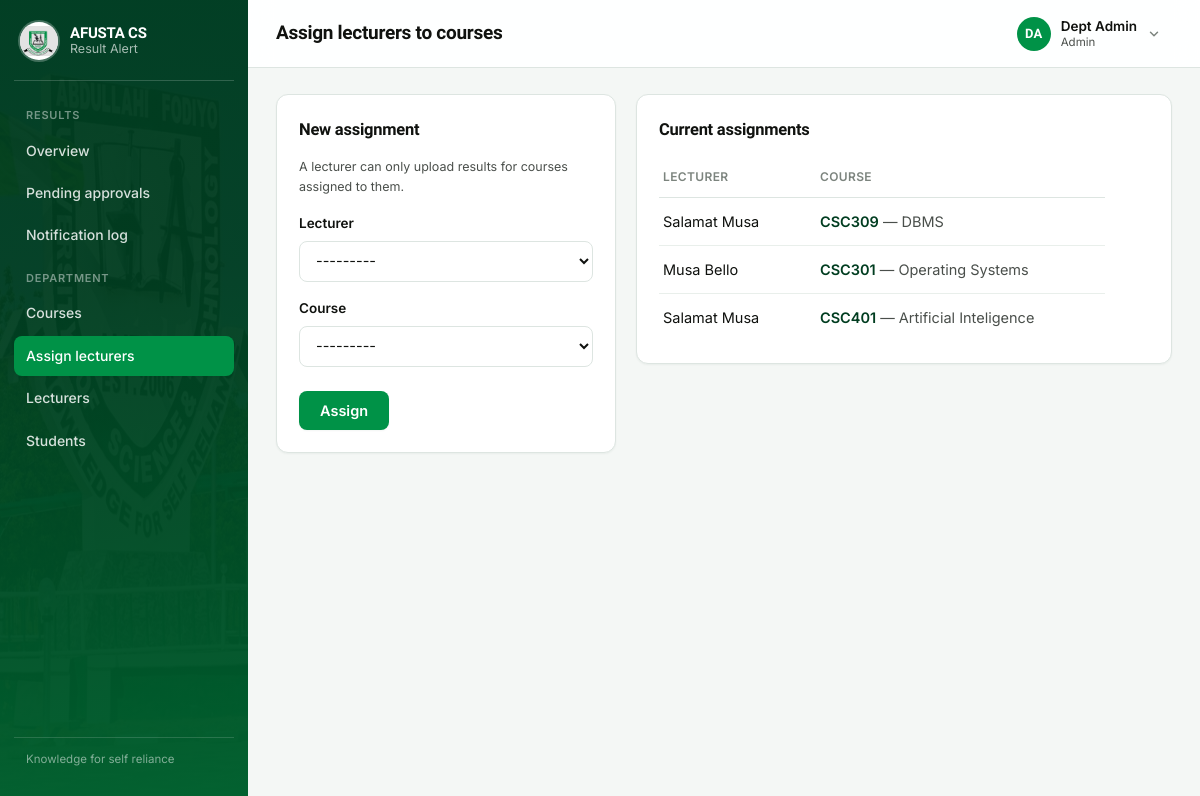
The app's page /admin-portal/assign-lecturer/ (signed in) with its own data.
### accounts/models.py (models this page shows)
class User(AbstractUser):
    class Role(models.TextChoices):
        STUDENT = 'student', 'Student'
        LECTURER = 'lecturer', 'Lecturer'
        ADMIN = 'admin', 'Admin'
    role = models.CharField(max_length=10, choices=Role.choices)
    phone = models.CharField(
        max_length=20,
        help_text='Include country code where possible, e.g. +2348012345678',
    )
    def __str__(self):
        return f'{self.get_full_name() or self.username} ({self.role})'
    @property
    def initials(self):
        letters = ''.join(part[0] for part in (self.first_name, self.last_name) if part)
        return (letters or self.username[:2]).upper()

### academics/models.py (models this page shows, shortened)
class LecturerCourse(models.Model):
    lecturer = models.ForeignKey(
        settings.AUTH_USER_MODEL, on_delete=models.CASCADE, related_name='assigned_courses',
        limit_choices_to={'role': 'lecturer'},
    )
    course = models.ForeignKey(Course, on_delete=models.CASCADE, related_name='assigned_lecturers')
    class Meta:
        unique_together = ('lecturer', 'course')

class Course(models.Model):
    course_code = models.CharField(max_length=10, unique=True)
    title = models.CharField(max_length=150)
    unit = models.PositiveSmallIntegerField(default=3)
    level = models.CharField(max_length=3, default='100')
    class Meta:
        ordering = ['course_code']
    def __str__(self):
        return f'{self.course_code} - {self.title}'

### academics/views.py (the view)
# urls.py: path('admin-portal/assign-lecturer/', views.assign_lecturer, name='assign_lecturer'),
@role_required('admin')
def assign_lecturer(request):
    if request.method == 'POST':
        form = AssignLecturerForm(request.POST)
        if form.is_valid():
            form.save()
            messages.success(request, 'Lecturer assigned to course.')
            return redirect('academics:assign_lecturer')
    else:
        form = AssignLecturerForm()
    return render(request, 'academics/assign_lecturer.html', {
        'form': form, 'assignments': LecturerCourse.objects.select_related('lecturer', 'course'),
    })

### academics/forms.py
class AssignLecturerForm(forms.ModelForm):
    class Meta:
        model = LecturerCourse
        fields = ['lecturer', 'course']
        widgets = {
            'lecturer': forms.Select(attrs={'class': 'form-select'}),
            'course': forms.Select(attrs={'class': 'form-select'}),
        }
    def __init__(self, *args, **kwargs):
        super().__init__(*args, **kwargs)
        self.fields['lecturer'].queryset = User.objects.filter(role=User.Role.LECTURER)

### templates/academics/assign_lecturer.html (shortened to what this page needs)
{% extends 'base_app.html' %}
{% block page_title %}Assign lecturers to courses{% endblock %}
{% block sidenav %}{% include 'academics/_admin_nav.html' with active='assign' %}{% endblock %}
{% block content %}
<div class="grid-2">
  <div class="card">
    <h3 class="card-title">New assignment</h3>
    <p class="helptext" style="margin:0 0 16px;">A lecturer can only upload results for courses assigned to them.</p>
    <form method="post">
      {% include '_form_fields.html' %}
      <div class="form-actions">
        <button class="btn btn-primary" type="submit">Assign</button>
      </div>
    </form>
  </div>
  <div class="card">
    <h3 class="card-title">Current assignments</h3>
    {% if assignments %}
      <div class="table-wrap">
        <table class="data">
          <thead><tr><th>Lecturer</th><th>Course</th></tr></thead>
          <tbody>
            {% for a in assignments %}
            <tr>
              <td>{{ a.lecturer.get_full_name }}</td>
              <td>
                <span class="col-id">{{ a.course.course_code }}</span>
                <span class="col-muted">&mdash; {{ a.course.title }}</span>
              </td>
            </tr>
            {% endfor %}
          </tbody>
        </table>
      </div>
    {% else %}
      <div class="empty">
        <strong>No assignments yet</strong>
        Assign a lecturer to a course so they can upload its results.
      </div>
    {% endif %}
  </div>
</div>
{% endblock %}

### templates/base_app.html (shortened to what this page needs)
{% load static %}<!DOCTYPE html>
<html lang="en">
<head>
  <link rel="stylesheet" href="{% static 'css/main.css' %}">
</head>
<body>
  <div class="app-shell">
    <aside class="sidebar">
      <a class="brand" href="{% url 'home' %}">
        <img src="{% static 'images/logo.jpg' %}" alt="AFUSTA crest">
        <span class="brand-text">
          <span class="brand-word">AFUSTA CS</span>
          <span class="brand-sub">Result Alert</span>
        </span>
      </a>
      <nav aria-label="Main">
        {% block sidenav %}{% include '_sidenav.html' %}{% endblock %}
      </nav>
      <div class="spacer"></div>
      <p class="sidebar-foot">Knowledge for self reliance</p>
    </aside>
    <div class="main">
      <header class="topbar">
        <h1>{% block page_title %}Dashboard{% endblock %}</h1>
        <div class="user-menu" data-user-menu>
          <button type="button" class="user-menu-btn" data-user-menu-button
                  aria-expanded="false" aria-haspopup="true">
            <span class="avatar" aria-hidden="true">{{ request.user.initials }}</span>
            <span class="user-menu-id">
              <span class="user-menu-name">{{ request.user.get_full_name|default:request.user.username }}</span>
              <span class="user-menu-role">{{ request.user.get_role_display }}</span>
            </span>
            <svg class="user-menu-caret" width="14" height="14" viewBox="0 0 24 24" fill="none"
                 stroke="currentColor" stroke-width="2.5" stroke-linecap="round" stroke-linejoin="round"
                 aria-hidden="true"><polyline points="6 9 12 15 18 9"></polyline></svg>
          </button>
        </div>
      </header>
      <main class="content">
        {% block content %}{% endblock %}
      </main>
    </div>
  </div>
</body>
</html>

### records on screen
User: user.initials "DA", user.get_full_name "Dept Admin", user.role "Admin"
LecturerCourse: lecturer.get_full_name "Salamat Musa", course.course_code "CSC309", course "DBMS"
LecturerCourse: lecturer.get_full_name "Musa Bello", course.course_code "CSC301", course "Operating Systems"
LecturerCourse: lecturer.get_full_name "Salamat Musa", course.course_code "CSC401", course "Artificial Inteligence"

### other values on screen
{{ field.label }} "Lecturer" "Course"
